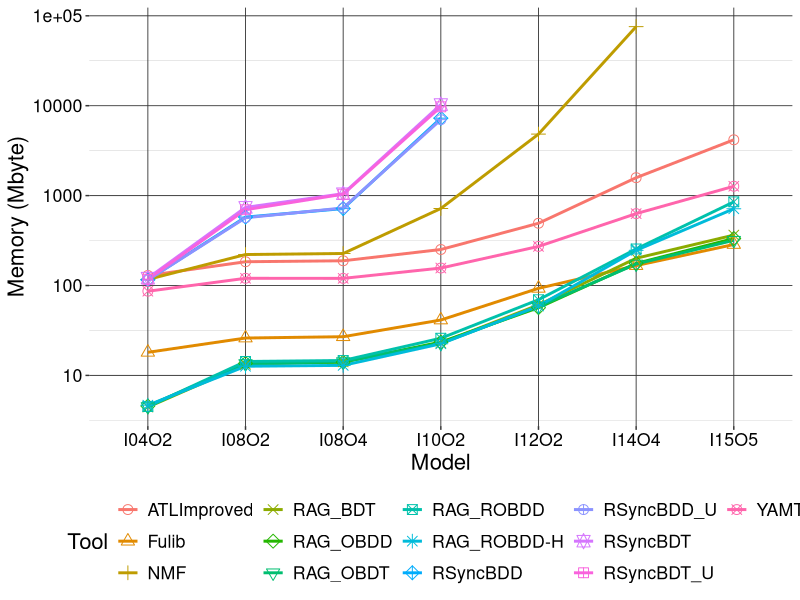
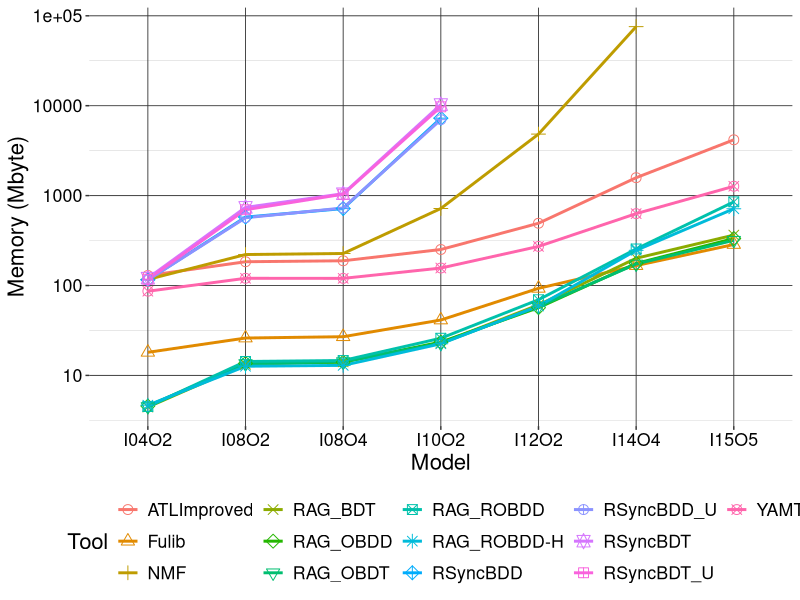

R code for these plots, in order:
library("ggplot2")
library("plyr")

results <- read.csv2("../output/output.csv", row.names = NULL)

testset = ddply(results, c("Tool", "RunIndex", "Model"), MetricValue=max(MetricValue))
testset = ddply(testset, c("Tool", "Model"), summarize, Memory=mean(MetricValue)/(1024*1024))

pointSize = 3
lineSize = 1

bwTheme <- theme(text=element_text(family="Helvetica", size=16),
                 panel.background = element_rect(fill="#FFFFFF"),
                 legend.direction="horizontal",
                 panel.grid.major = element_line(size=0.3, colour="#333333"),
                 panel.grid.minor = element_line(size=0.15, colour="#CCCCCC"),
                 axis.text.x = element_text(colour="black"),
                 axis.text.y = element_text(colour="black"),
                 legend.position='bottom')
  
  data = testset
  
  sizes <- unique(data$Model)
  minValue <- min(data$Memory)
  maxValue <- max(data$Memory)

plot <- ggplot(data, aes_string(x="Model",y="Memory"))

plot <- plot + geom_line(aes_string(group="Tool",colour="Tool"),size=lineSize)
plot <- plot + geom_point(aes_string(shape="Tool", colour="Tool"), size=pointSize)
plot <- plot + scale_shape_manual(values=1:15) + ylab("Memory (Mbyte)")
plot <- plot + xlab("Model")
plot <- plot + bwTheme
plot <- plot + scale_x_discrete()
plot <- plot + scale_y_log10(breaks = 10^seq(round(log10(minValue)), round(log10(maxValue)), by=1), 
                             labels = 10^seq(round(log10(minValue)), round(log10(maxValue)), by=1))
#plot <- plot + guides(shape=guide_legend(nrow=4))

plot

ggsave(plot, filename="../diagrams/memory.pdf", width=10, height=5, dpi=192)